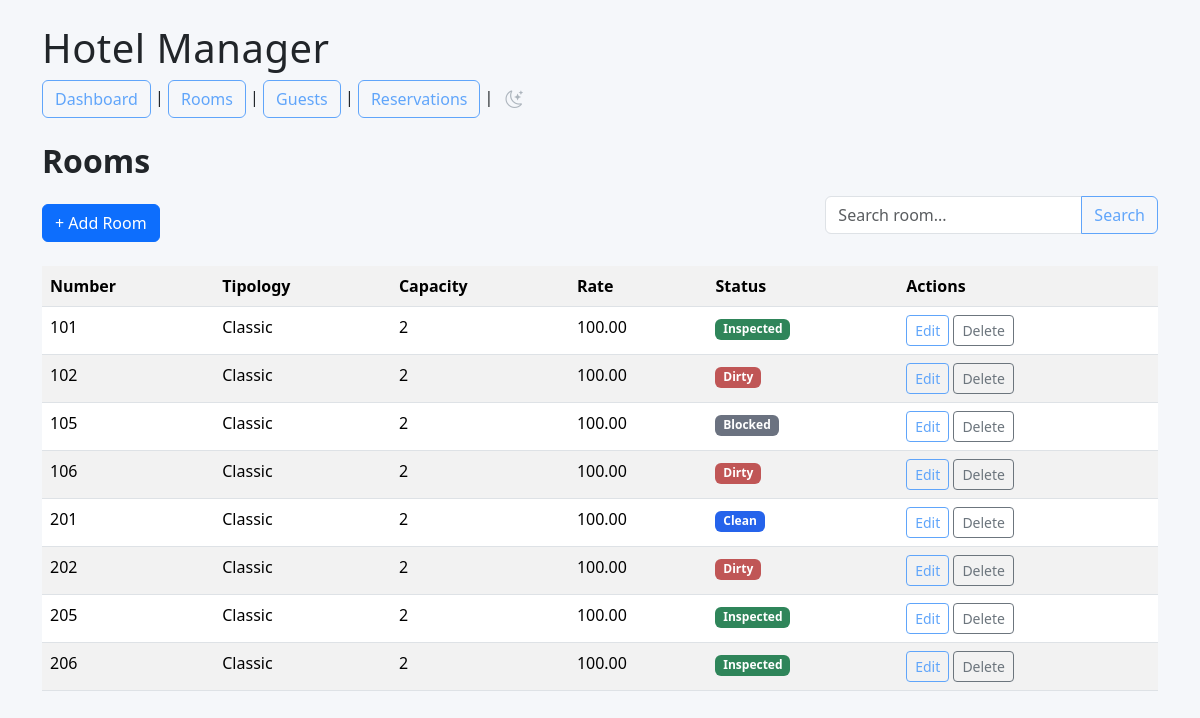
/rooms/, run on the app's committed database.
### rooms/models.py (models this page shows, shortened)
class Room(models.Model):
    class RoomType(models.TextChoices):
        CLASSIC = "Classic", "Classic"
    class Status(models.TextChoices):
        CLEAN = "CL", "Clean"
        DIRTY = "DI", "Dirty"
        INSPECTED = "IN", "Inspected"
        BLOCKED = "BL", "Blocked"
        OCCUPIED = "OC", "occupied"
    number = models.IntegerField(unique=True)
    room_type = models.CharField(
        max_length=20,
        choices=RoomType.choices
        )
    capacity = models.IntegerField()
    price_per_night = models.DecimalField(
        max_digits=8,
        decimal_places=2
    )
    status = models.CharField(
        max_length=2,
        choices=Status.choices,
        default=Status.CLEAN
        )

### rooms/views.py (the view)
# urls.py: path("", views.room_list, name="room_list"),
def room_list(request):
    search = request.GET.get("search", "")
    rooms = Room.objects.all()
    if search:
        rooms = rooms.filter(
            Q(number__icontains=search) |
            Q(room_type__icontains=search)
        )
    return render(
        request,
        "rooms/room_list.html",
        {
            "rooms": rooms
        }
    )

### rooms/templates/rooms/room_list.html
{% extends "base.html" %}
{% block content %}
<h2 class="mb-3">Rooms</h2>
<div class="d-flex justify-content-between align-items-center mb-3">
    <a href="{% url 'room_create' %}" class="btn btn-primary">
        + Add Room
    </a>
<form method="GET" class="mb-3">
    <div class="input-group">
        <input
            type="text"
            name="search"
            class="form-control"
            placeholder="Search room..."
            value="{{ request.GET.search }}">
        <button class="btn btn-outline-primary" type="submit">
            Search
        </button>
    </div>
</form>
</div>
<table class="table table-striped table-hover">
    <tr>
        <th>Number</th>
        <th>Tipology</th>
        <th>Capacity</th>
        <th>Rate</th>
        <th>Status</th>
        <th>Actions</th>
    </tr>
    {% for room in rooms %}
    <tr>
        <td>{{ room.number }}</td>
        <td>{{ room.room_type }}</td>
        <td>{{ room.capacity }}</td>
        <td>{{ room.price_per_night }}</td>
        <td>
            {% if room.status == "CL" %}
            <span class="badge badge-clean">Clean</span>
            {% elif room.status == "DI" %}
            <span class="badge badge-dirty">Dirty</span>
            {% elif room.status == "IN" %}
            <span class="badge badge-inspected">Inspected</span>
            {% elif room.status == "BL" %}
            <span class="badge badge-blocked">Blocked</span>
            {% endif %}
        </td>
        <td>
            <a href="{% url 'room_update' room.id %}" class="btn btn-outline-primary btn-sm">
                Edit
            </a>
            <a href="{% url 'room_delete' room.id %}" class="btn btn-outline-secondary btn-sm">
                Delete
            </a>
        </td>
    </tr>
    {% empty %}
    <tr>
        <td colspan="5">No rooms registered</td>
    </tr>
    {% endfor %}
</table>
{% endblock %}

### static/css/style.css (style rules this page uses)
body { background-color: #f5f7fa; color: #212529; transition: 0.3s; }
.card, .table, .form-control, .form-select { transition: 0.3s; }
.badge-clean { background-color: #2563eb; color: white; }
.badge-dirty { background-color: #c05656; color: white; }
.badge-blocked { background-color: #6b7280; color: white; }
.badge-inspected { background-color: #2f855a; color: white; }
h2 { font-weight:700; letter_spacing:.3px; margin-botton:25px; }
th { font-weight:600; }
.btn-outline-primary { color:#60a5fa; border-color:#60a5fa; }
.table tbody tr { transition: .2s; }

### data on the page
Room: number "101", room_type "Classic", capacity "2", price_per_night "100.00", status "Inspected"
Room: number "102", room_type "Classic", capacity "2", price_per_night "100.00", status "Dirty"
Room: number "105", room_type "Classic", capacity "2", price_per_night "100.00", status "Blocked"
Room: number "106", room_type "Classic", capacity "2", price_per_night "100.00", status "Dirty"
Room: number "201", room_type "Classic", capacity "2", price_per_night "100.00", status "Clean"
Room: number "202", room_type "Classic", capacity "2", price_per_night "100.00", status "Dirty"
Room: number "205", room_type "Classic", capacity "2", price_per_night "100.00", status "Inspected"
Room: number "206", room_type "Classic", capacity "2", price_per_night "100.00", status "Inspected"
